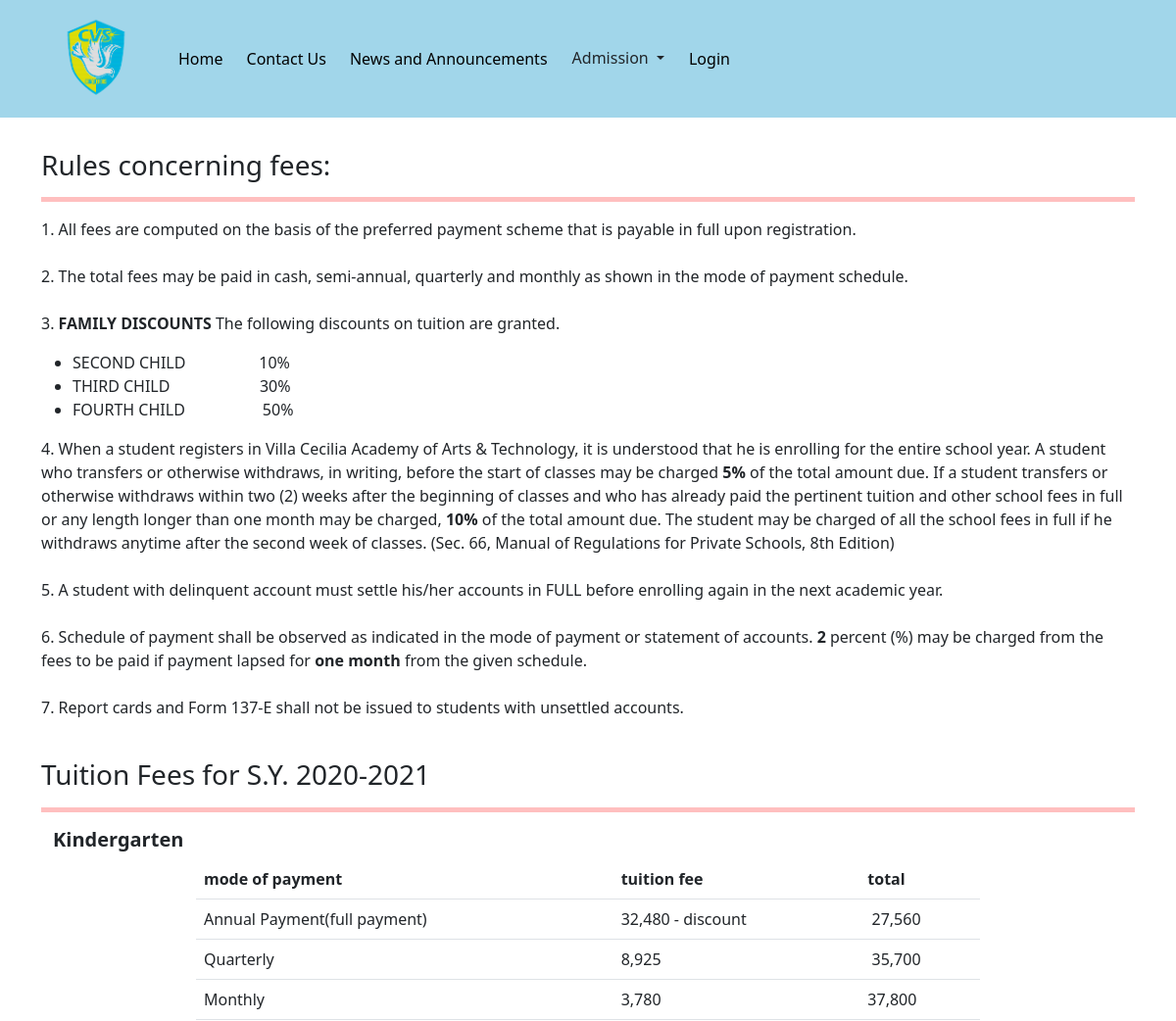
The app's page /admission/tuition/ (upper part), older data.
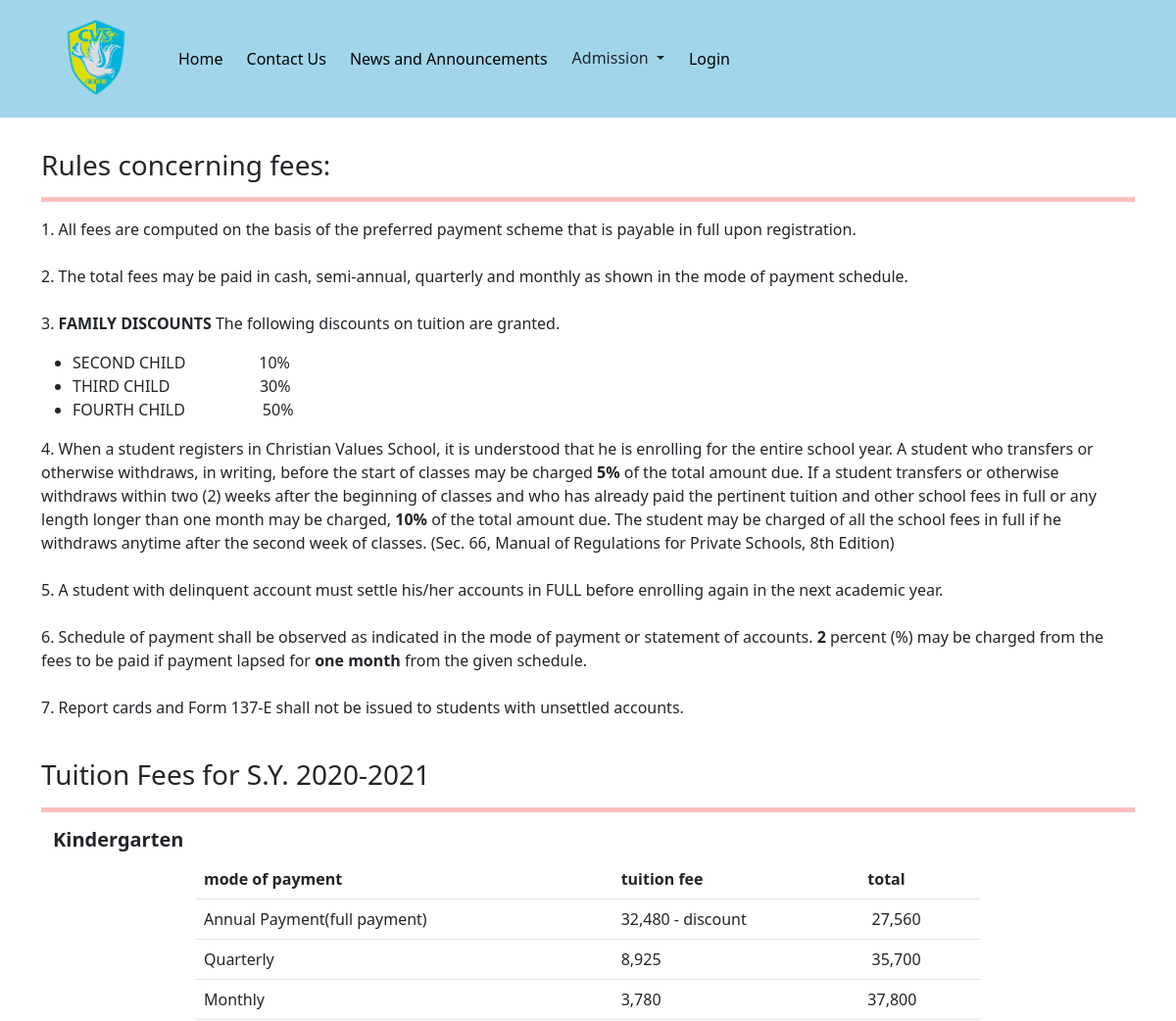
The same page, newer data.
### main/models.py (models this page shows, shortened)
class TuitionFees(models.Model):
    rules = RichTextField()
    school_year = models.CharField(max_length=55)
    tuition_content = RichTextField()
    class Meta:
        verbose_name_plural = "Tuition Fees"

### main/views.py (the view)
# urls.py: path('admission/tuition/', main.tuition, name='tuition'),
def tuition(request):
    tuition_fee_objects = TuitionFees.objects.first()
    context = {
        'tuition_fee_objects' : tuition_fee_objects,
    }
    return render(request, 'main/tuition.html', context)

### cms/context_processors.py (called while the page is built)
def add_data_to_base_template(request):
    logo = SchoolLogo.objects.first()
    sitebackground = SiteBackground.objects.first()
    contact_numbers = SchoolContactNumbers.objects.all()
    school_address = SchoolAddress.objects.all()
    school_email = SchoolEmail.objects.all()
    school_office_hours = SchoolOfficeHours.objects.all()
    context = {
        'logo':logo,
        'background': sitebackground,
        'contact_numbers': contact_numbers,
        'school_address': school_address,
        'school_email': school_email,
        'school_office_hours': school_office_hours,
    }
    return context

### templates/main/tuition.html
{% extends 'base.html' %}
{% load static %}
{% block content %}
    <div class="container" style="padding-bottom: 2rem; padding-top: 2rem;">
        <h3>Rules concerning fees:</h3>
        <hr style="height: 5px; background-color: red;">
        {{tuition_fee_objects.rules|safe}}
        <br>
        <h3>Tuition Fees for S.Y. {{tuition_fee_objects.school_year}}</h3>
        <hr style="height: 5px; background-color: red;">
        <div class="container" style="max-width: 100%; overflow-x: scroll;">
            {{tuition_fee_objects.tuition_content|safe}}
        </div>
    </div>
{% endblock content %}

Row changes from the older to the newer data that the page shows:
changed TuitionFees: rules "…a student registers in Villa Cecilia Academy of Arts & Technology, it is understood that…" → "…a student registers in Christian Values School, it is understood that…"
